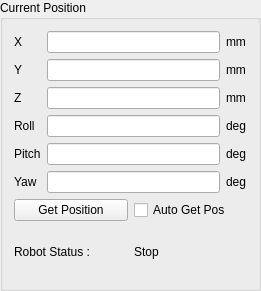
   <widget class="QGroupBox" name="groupBox_4">
    <property name="geometry">
     <rect>
      <x>270</x>
      <y>0</y>
      <width>261</width>
      <height>291</height>
     </rect>
    </property>
    <property name="title">
     <string>Current Position</string>
    </property>
    <layout class="QVBoxLayout" name="verticalLayout_17">
     <item>
      <layout class="QVBoxLayout" name="verticalLayout_13">
       <item>
        <layout class="QVBoxLayout" name="verticalLayout_9">
         <item>
          <layout class="QHBoxLayout" name="horizontalLayout_2">
           <item>
            <layout class="QVBoxLayout" name="verticalLayout_4">
             <item>
              <widget class="QLabel" name="label_5">
               <property name="text">
                <string>X</string>
               </property>
              </widget>
             </item>
             <item>
              <widget class="QLabel" name="label_6">
               <property name="text">
                <string>Y</string>
               </property>
              </widget>
             </item>
             <item>
              <widget class="QLabel" name="label_7">
               <property name="text">
                <string>Z</string>
               </property>
              </widget>
             </item>
             <item>
              <widget class="QLabel" name="label_8">
               <property name="text">
                <string>Roll</string>
               </property>
              </widget>
             </item>
             <item>
              <widget class="QLabel" name="label_9">
               <property name="text">
                <string>Pitch</string>
               </property>
              </widget>
             </item>
             <item>
              <widget class="QLabel" name="label_10">
               <property name="text">
                <string>Yaw</string>
               </property>
              </widget>
             </item>
            </layout>
           </item>
           <item>
            <layout class="QVBoxLayout" name="verticalLayout_5">
             <item>
              <widget class="QLineEdit" name="txt_getX"/>
             </item>
             <item>
              <widget class="QLineEdit" name="txt_getY"/>
             </item>
             <item>
              <widget class="QLineEdit" name="txt_getZ"/>
             </item>
             <item>
              <widget class="QLineEdit" name="txt_getRoll"/>
             </item>
             <item>
              <widget class="QLineEdit" name="txt_getPitch"/>
             </item>
             <item>
              <widget class="QLineEdit" name="txt_getYaw"/>
             </item>
            </layout>
           </item>
           <item>
            <layout class="QVBoxLayout" name="verticalLayout_6">
             <item>
              <widget class="QLabel" name="label_29">
               <property name="text">
                <string>mm</string>
               </property>
              </widget>
             </item>
             <item>
              <widget class="QLabel" name="label_28">
               <property name="text">
                <string>mm</string>
               </property>
              </widget>
             </item>
             <item>
              <widget class="QLabel" name="label_32">
               <property name="text">
                <string>mm</string>
               </property>
              </widget>
             </item>
             <item>
              <widget class="QLabel" name="label_27">
               <property name="text">
                <string>deg</string>
               </property>
              </widget>
             </item>
             <item>
              <widget class="QLabel" name="label_30">
               <property name="text">
                <string>deg</string>
               </property>
              </widget>
             </item>
             <item>
              <widget class="QLabel" name="label_31">
               <property name="text">
                <string>deg</string>
               </property>
              </widget>
             </item>
            </layout>
           </item>
          </layout>
         </item>
         <item>
          <layout class="QHBoxLayout" name="horizontalLayout_13">
           <item>
            <widget class="QPushButton" name="btn_get_pos">
             <property name="text">
              <string>Get Position</string>
             </property>
            </widget>
           </item>
           <item>
            <widget class="QCheckBox" name="chbox_autoGetPos">
             <property name="enabled">
              <bool>true</bool>
             </property>
             <property name="text">
              <string>Auto Get Pos</string>
             </property>
            </widget>
           </item>
          </layout>
         </item>
        </layout>
       </item>
       <item>
        <layout class="QHBoxLayout" name="horizontalLayout_7">
         <item>
          <widget class="QLabel" name="label_33">
           <property name="text">
            <string>Robot Status :</string>
           </property>
          </widget>
         </item>
         <item>
          <widget class="QLabel" name="lb_run_status">
           <property name="text">
            <string>Stop</string>
           </property>
          </widget>
         </item>
        </layout>
       </item>
      </layout>
     </item>
    </layout>
   </widget>
